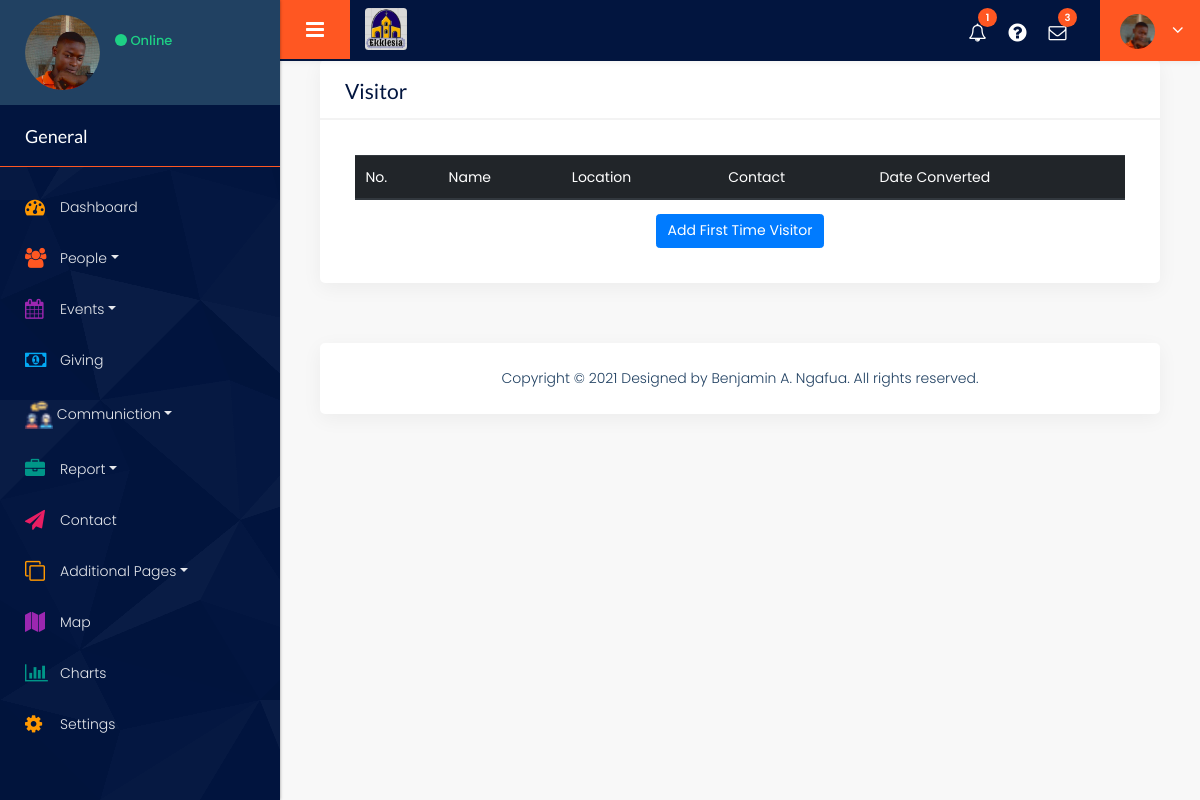
The page /visitor on the database as committed earlier.
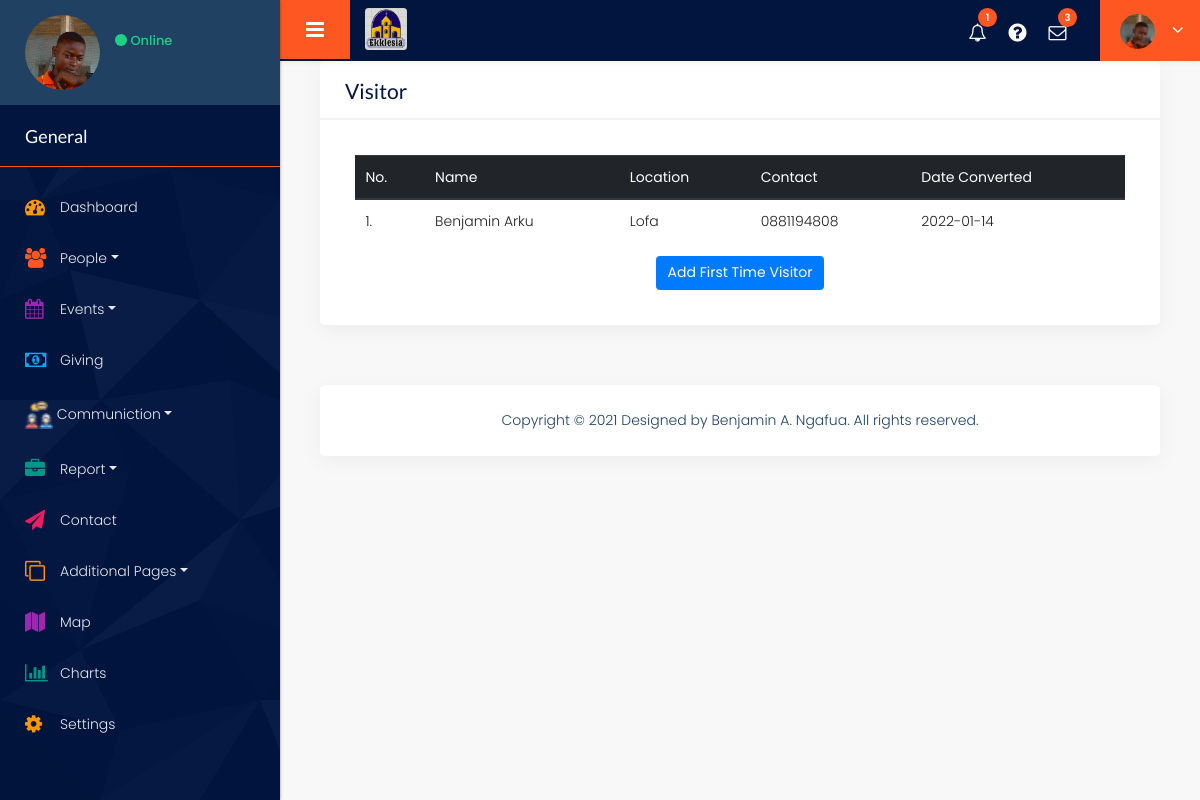
The same page on the database as committed later.
### tables this page shows
CREATE TABLE first_time_visitors(
        id INTEGER NOT NULL,
        name VARCHAR(50),
        contact VARCHAR(150), 
        location VARCHAR(150),
        gender VARCHAR(150),
        date_visited DATETIME,
        PRIMARY KEY (id)
);

### churchAPP/views.py (the view)
@views.route("/visitor")
def getVisitor():
     return visitors()

### churchAPP/controller.py (called while the page is built)
def visitors():
    visitors_name = db.execute("SELECT * FROM first_time_visitors ORDER BY id")
    return render_template("first-time-visitor.html", visitors_name=visitors_name)

### churchAPP/views.py (called while the page is built)
@views.app_context_processor
def notifyUpdate():
    notify = len(db.execute("SELECT * FROM offering;"))
    return  dict(notify=notify)

### churchAPP/templates/first-time-visitor.html
 {% extends "layout.html" %}
{% block innerContaint %}
<div class="container-fluid">
    <div class="row">
        <div class="col-md-12">
            <div class="white_shd full margin_bottom_30">
                <div class="full graph_head">
                    <div class="heading1 margin_0">
                        <h2>Visitor</h2>
                    </div>
                </div>
                <div class="table_section padding_infor_info">
                    <div class="table-responsive-sm">
                        <table class="table">
                            <thead class="thead-dark">
                                <tr>
                                    <th>No.</th>
                                    <th>Name</th>
                                    <th>Location</th>
                                    <th>Contact</th>
                                    <th>Date Converted</th>
                                </tr>
                            </thead>
                            <tbody>
                                {% for visit in visitors_name %}
                                <tr>
                                    <td>{{visit.id}}.</td>
                                    <td>{{visit.name}}</td>
                                    <td>{{visit.location}}</td>
                                    <td>{{visit.contact}}</td>
                                    <td>{{visit.date_visited}}</td>
                                </tr>
                                {% endfor %}
                            </tbody>
                        </table>
                        <div class="button_block center"><button type="button" class="btn cur-p btn-primary"><a href="/add-first-timer" id="a">Add First Time Visitor</a></button></div>
                    </div>
                </div>
            </div>
        </div>
    </div>
</div>
{% endblock %}

Rows that differ between the two databases and show on the page:
added first_time_visitors: id "1", name "Benjamin Arku", location "Lofa", contact "0881194808", date_visited "2022-01-14"
